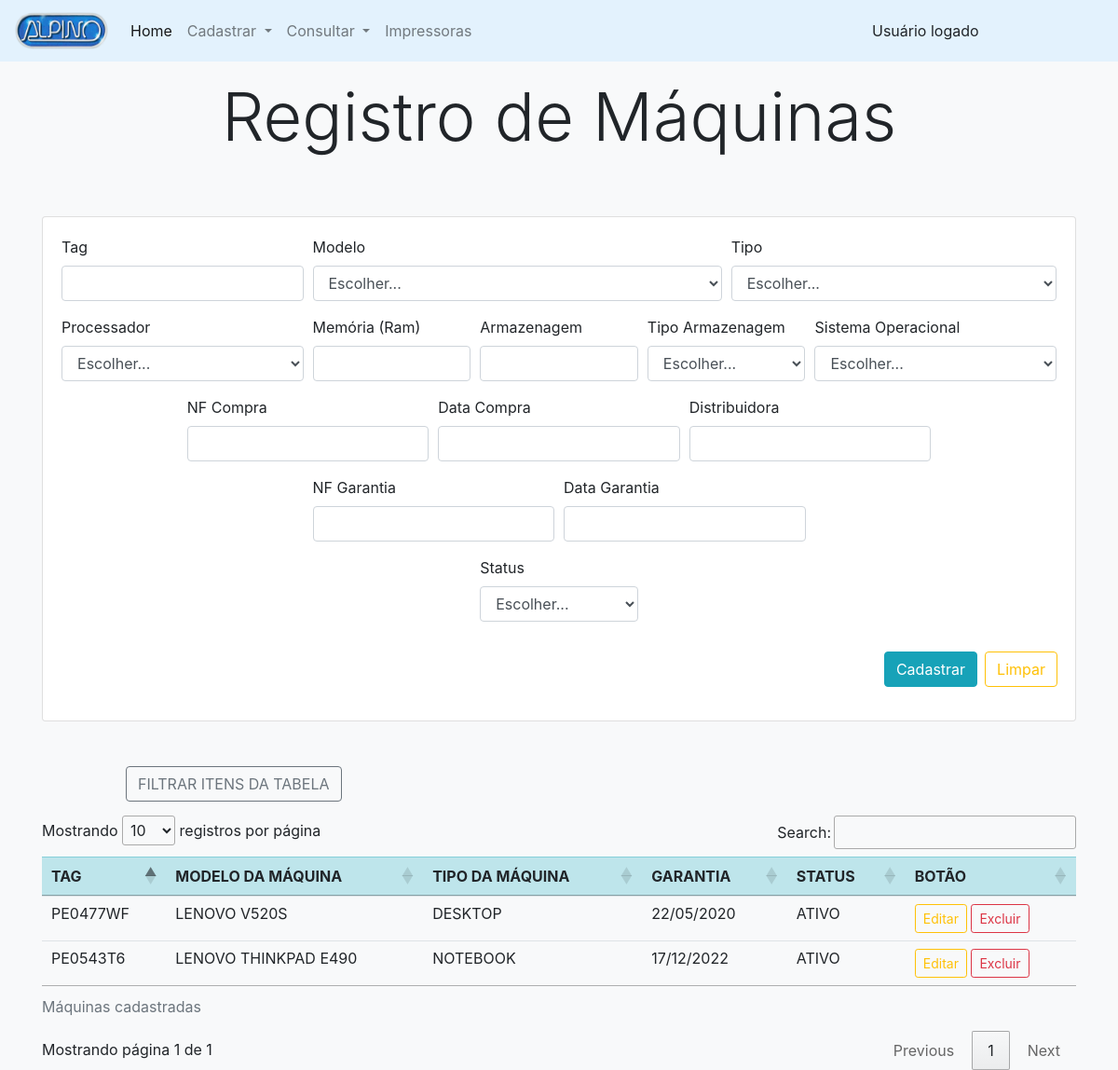
The app's page /public/pags/ti/register/registerMachine.php, older data.
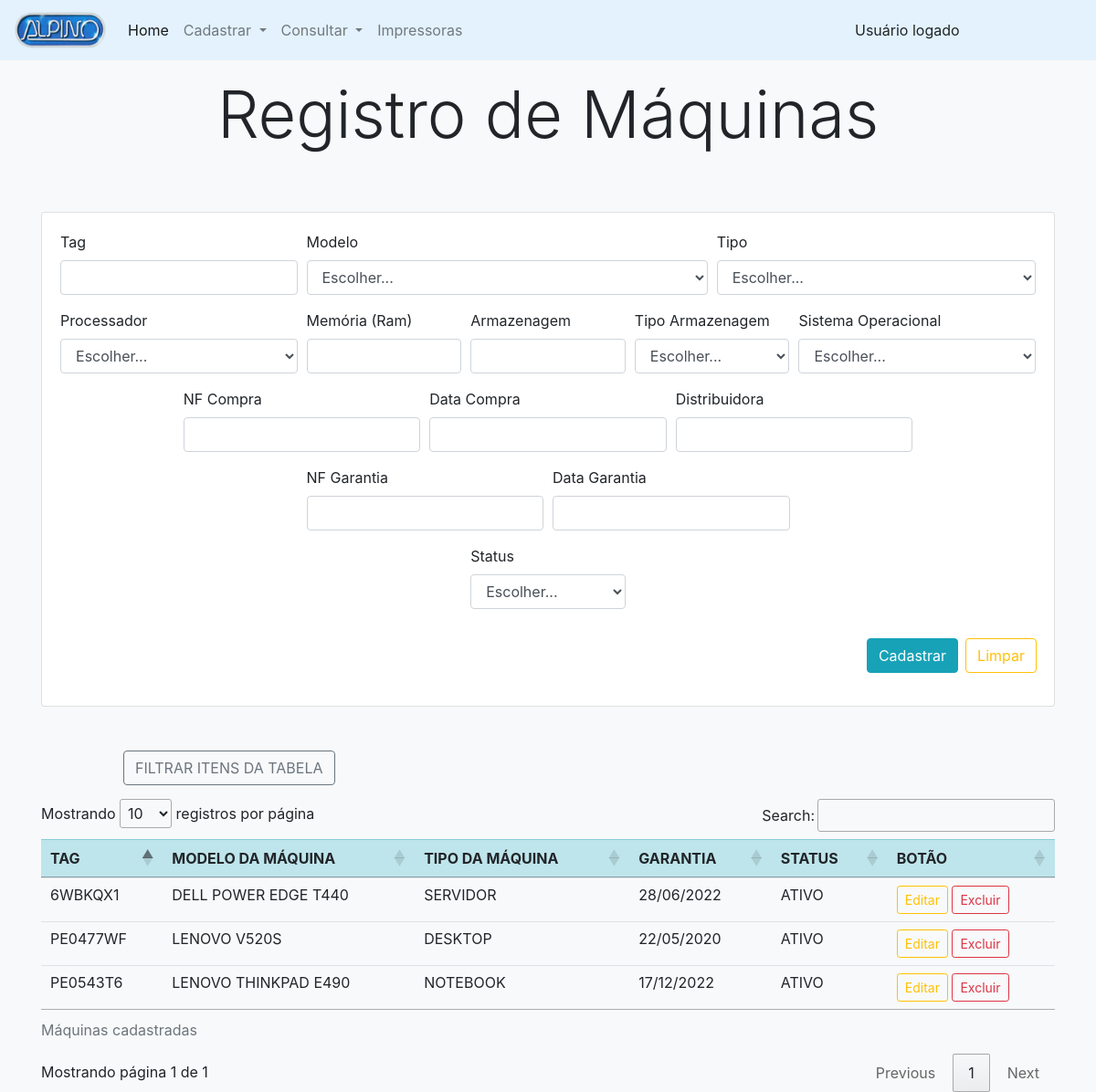
The same page, newer data.
### tables this page shows
CREATE TABLE `maquina` (
  `id` int(10) UNSIGNED NOT NULL,
  `tag` varchar(100) NOT NULL,
  `modelo` varchar(100) NOT NULL,
  `tipo` varchar(100) NOT NULL,
  `processador` varchar(100) NOT NULL,
  `memoria` varchar(100) NOT NULL,
  `armazenamento` varchar(100) NOT NULL,
  `tipo_armazenamento` varchar(100) NOT NULL,
  `sistema_operacional` varchar(100) NOT NULL,
  `nfcompra` varchar(100) NOT NULL,
  `datacompra` varchar(100) NOT NULL,
  `distribuidora` varchar(100) NOT NULL,
  `nfgarantia` varchar(100) NOT NULL,
  `datagarantia` varchar(100) NOT NULL,
  `statusmaq` varchar(100) NOT NULL
);

### public/pags/ti/register/registerMachine.php (the view, shortened to what this page needs)
<?php
    include_once("../../../../src/config/conexaodb.php");
    $sql_maquina = mysqli_query($conn, "SELECT * FROM maquina ORDER BY tag");
?>
<html lang="pt-br">
<head>
    <link rel="stylesheet" href="../../../../node_modules/bootstrap/dist/css/bootstrap.css">
    <link rel="stylesheet" href="https://cdn.datatables.net/1.10.22/css/jquery.dataTables.min.css">
    <link rel="stylesheet" href="https://cdn.datatables.net/buttons/1.6.4/css/buttons.dataTables.min.css">
</head>
<body class="bg-light">
    <?php
        include '../include/nav_register.php';
    ?>
    <div class="container">
        <div class="row">
            <div class="col">
                <div class="py-2 text-center">
                    <h3 class="display-3 m-2">Registro de Máquinas</h3>
                </div>
            </div>
        </div>
        <div class="row">
            <div class="col-lg-12">
                <div class="py-5">
                    <div class="card bg-white">
                        <div class="card-body">
                            <div class="row">
                                <div class="col">
                                    <form action="../../../../src/db/ti/maquinas/insert.php" method="POST">
                                        <div class="form-row">
                                            <div class="form-group col-md-3">
                                                <label for="inputTag">Tag</label>
                                                <input type="text" name="inputTag" class="form-control" id="inputTag"
                                                    required>
                                            </div>
                                            <div class="form-group col-md-5">
                                                <label for="inputModelo">Modelo</label>
                                                <select name="inputModelo" id="inputModelo" class="form-control">
                                                    <option value="" selected>Escolher...</option>
                                                </select>
                                            </div>
                                            <div class="form-group col-md-4">
                                                <label for="inputTipo">Tipo</label>
                                                <select name="inputTipo" id="inputTipo" class="form-control">
                                                    <option value="" selected>Escolher...</option>
                                                </select>
                                            </div>
                                        </div>
                                        <div class="form-row justify-content-center">
                                            <div class="form-group col-md-3">
                                                <label for="inputProcessador">Processador</label>
                                                <select name="inputProcessador" id="inputProcessador"
                                                    class="form-control">
                                                    <option value="" selected>Escolher...</option>
                                                </select>
                                            </div>
                                            <div class="form-group col-md-2">
                                                <label for="inputMemoria">Memória (Ram)</label>
                                                <input type="text" name="inputMemoria" class="form-control"
                                                    id="inputMemoria">
                                            </div>
                                            <div class="form-group col-md-2">
                                                <label for="inputArmazenamento">Armazenagem</label>
                                                <input type="text" name="inputArmazenamento" class="form-control"
                                                    id="inputArmazenamento">
                                            </div>
                                            <div class="form-group col-md-2">
                                                <label for="inputTipoArmazenamento">Tipo Armazenagem</label>
                                                <select name="inputTipoArmazenamento" id="inputTipoArmazenamento"
                                                    class="form-control">
                                                    <option value="" selected>Escolher...</option>
                                                </select>
                                            </div>
                                            <div class="form-group col-md-3">
                                                <label for="inputSo">Sistema Operacional</label>
                                                <select name="inputSo" id="inputSo" class="form-control">
                                                    <option value="" selected>Escolher...</option>
                                                </select>
                                            </div>
                                        </div>
                                        <div class="form-row justify-content-center">
                                            <div class="form-group col-md-3">
                                                <label for="inputNfCompra">NF Compra</label>
                                                <input type="text" name="inputNfCompra" class="form-control"
                                                    id="inputNfCompra">
                                            </div>
                                            <div class="form-group col-md-3">
                                                <label for="inputCompra">Data Compra</label>
                                                <input type="text" name="inputCompra" class="form-control"
                                                    id="inputCompra">
                                            </div>
                                            <div class="form-group col-md-3">
                                                <label for="inputDistribuidora">Distribuidora</label>
                                                <input type="text" name="inputDistribuidora" class="form-control"
                                                    id="inputDistribuidora">
                                            </div>
                                        </div>
                                        <div class="form-row justify-content-center">
                                            <div class="form-group col-md-3">
                                                <label for="inputNfGarantia">NF Garantia</label>
                                                <input type="text" name="inputNfGarantia" class="form-control"
                                                    id="inputNfGarantia">
                                            </div>
                                            <div class="form-group col-md-3">
                                                <label for="inputGarantia">Data Garantia</label>
                                                <input type="text" name="inputGarantia" class="form-control"
                                                    id="inputGarantia">
                                            </div>
                                        </div>
                                        <div class="form-row justify-content-center">
                                            <div class="form-group col-md-2">
                                                <label for="inputStatus">Status</label>
                                                <select name="inputStatus" id="inputStatus" class="form-control">
                                                    <option value="" selected>Escolher...</option>
                                                </select>
                                            </div>
                                        </div>
                                        <div class="pt-3">
                                            <div class="form-row justify-content-end">
                                                <button type="submit" class="btn btn-info mr-2">Cadastrar</button>
                                                <button type="reset" value="Apagar Campos"
                                                    class="btn btn-outline-warning mr-1">Limpar</button>
                                            </div>
                                        </div>
                                    </form>
                                </div>
                            </div>
                        </div>
                    </div>
                </div>
            </div>
        </div>
        <div class="row justify-content-left">
            <div class="col" style="margin-left: 90px; margin-bottom: 15px;">
                <button type="submit" class="btn btn-outline-secondary mr-2" data-toggle="modal"
                    data-target=".bd-example-modal-lg">FILTRAR ITENS DA TABELA</button>
            </div>
        </div>
        <div class="row justify-content-center">
            <div class="col-md-12">
                <div>
                    <table id="tabelaMaquina" class="table">
                        <caption>Máquinas cadastradas</caption>
                        <thead>
                            <tr class="table-info">
                                <th scope="col">TAG</th>
                                <th scope="col">MODELO DA MÁQUINA</th>
                                <th scope="col">TIPO DA MÁQUINA</th>
                                <th scope="col">GARANTIA</th>
                                <th scope="col">STATUS</th>
                                <th scope="col">BOTÃO</th>
                            </tr>
                        </thead>
                        <tbody>
                            <?php while($linha_tabela = mysqli_fetch_assoc($sql_maquina)) { ?>
                            <tr>
                                <td>
                                    <?php echo $linha_tabela['tag']; ?>
                                </td>
                                <td>
                                    <?php echo $linha_tabela['modelo']; ?>
                                </td>
                                <td>
                                    <?php echo $linha_tabela['tipo']; ?>
                                </td>
                                <td>
                                    <?php echo $linha_tabela['datagarantia']; ?>
                                </td>
                                <td>
                                    <?php echo $linha_tabela['statusmaq']; ?>
                                </td>
                                <td>
                                    <button type="button" class="btn btn-outline-warning btn-sm" data-toggle="modal"
                                        data-target="#editar" data-id="<?php echo $linha_tabela['id']; ?>"
                                        data-tag="<?php echo $linha_tabela['tag']; ?>"
                                        data-modelo="<?php echo $linha_tabela['modelo']; ?>"
                                        data-tipo="<?php echo $linha_tabela['tipo']; ?>"
                                        data-processador="<?php echo $linha_tabela['processador']; ?>"
                                        data-memoria="<?php echo $linha_tabela['memoria']; ?>"
                                        data-armazenamento="<?php echo $linha_tabela['armazenamento']; ?>"
                                        data-tipo_armazenamento="<?php echo $linha_tabela['tipo_armazenamento']; ?>"
                                        data-sistema_operacional="<?php echo $linha_tabela['sistema_operacional']; ?>"
                                        data-nfcompra="<?php echo $linha_tabela['nfcompra']; ?>"
                                        data-datacompra="<?php echo $linha_tabela['datacompra']; ?>"
                                        data-distribuidora="<?php echo $linha_tabela['distribuidora']; ?>"
                                        data-nfgarantia="<?php echo $linha_tabela['nfgarantia']; ?>"
                                        data-datagarantia="<?php echo $linha_tabela['datagarantia']; ?>"
                                        data-statusmaq="<?php echo $linha_tabela['statusmaq']; ?>">Editar
                                    </button>
                                    <a
                                        href="../../../../src/db/ti/maquinas/delete.php?id=<?php echo $linha_tabela['id']; ?>">
                                        <button type="button" class="btn btn-outline-danger btn-sm">Excluir</button>
                                    </a>
                                </td>
                            </tr>
                            <?php } ?>
                        </tbody>
                    </table>
                </div>
            </div>
        </div>
    </div>
</body>
</html>

### public/pags/ti/include/nav_register.php (shortened to what this page needs)
<nav class="navbar navbar-expand-lg navbar-light" style="background-color: #e3f2fd;">
    <a class="navbar-brand" href="#">
        <img src="../../../assets/img/logo.png" width="100" height="40" alt="">
    </a>
    <div class="collapse navbar-collapse" id="conteudoNavbarSuportado">
        <ul class="navbar-nav mr-auto">
            <li class="nav-item active">
                <a class="nav-link" href="../main.php" style="font-size:16px;">Home<span class="sr-only"></span></a>
            </li>
            <li class="nav-item dropdown">
                <a class="nav-link dropdown-toggle" href="#" id="navbarDropdown" role="button" data-toggle="dropdown"
                    aria-haspopup="true" aria-expanded="false" style="font-size:16px;">
                    Cadastrar
                </a>
            </li>
            <li class="nav-item dropdown">
                <a class="nav-link dropdown-toggle" href="#" id="navbarDropdown" role="button" data-toggle="dropdown"
                    aria-haspopup="true" aria-expanded="false" style="font-size:16px;">
                    Consultar
                </a>
            </li>
            <li class="nav-item">
                <a class="nav-link" href="./register/registerPrinter.php" style="font-size:16px;">Impressoras</a>
            </li>
        </ul>
        <ul class="nav justify-content-end">
            <li class="nav-item">
                <a href="#"><input type="text" class="form-control-plaintext text-black" data-toggle="modal"
                        data-target="#" value="Usuário logado"></a>
            </li>
        </ul>
    </div>
</nav>

Row changes from the older to the newer data that the page shows:
added maquina: tag "6WBKQX1", modelo "DELL POWER EDGE T440", tipo "SERVIDOR", datagarantia "28/06/2022", statusmaq "ATIVO"
